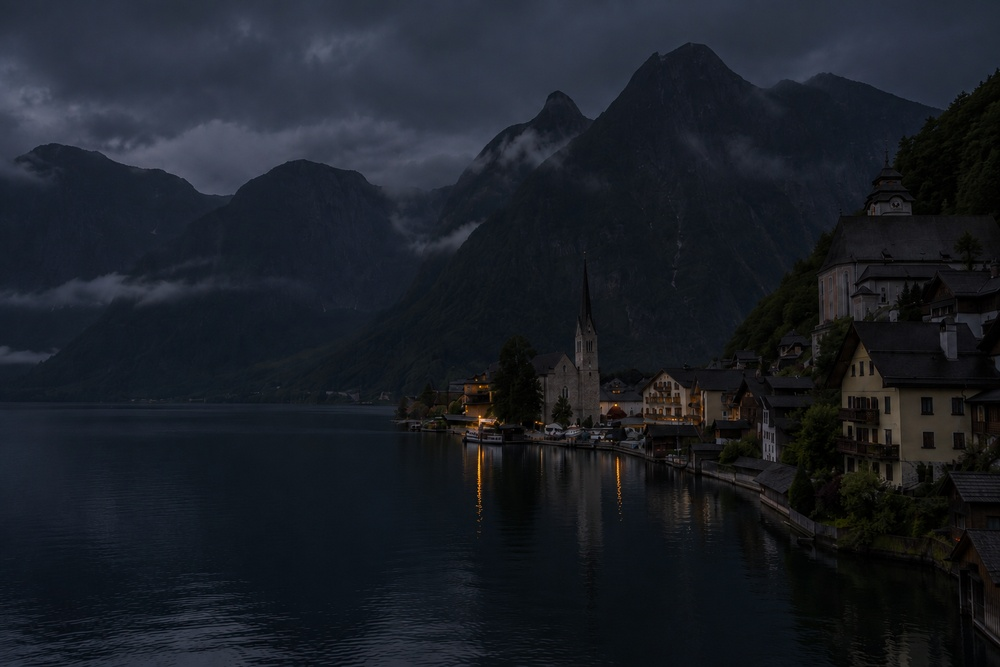
#> input picture lab2/data/histogram.jpg, 1000 x 667 px, shrunk from 1536 x 1024 before the run
$ python 1-b.py
#> lines starting #> are read from the running program, lines starting #| are printed output that depends on the picture
import os
import cv2
import numpy as np

def equalize_channel(channel):
    # 計算直方圖
    hist = np.zeros(256, dtype=int)
    for pixel in channel.ravel():
        hist[pixel] += 1

    # 計算累計分佈 (CDF)
    total_pixels = channel.size
    cdf = np.zeros(256, dtype=float)
    current_sum = 0
    for i in range(256):
        current_sum += hist[i]
        cdf[i] = current_sum / total_pixels

    # 映射表
    lut = np.round(cdf * 255).astype(np.uint8)
    return lut[channel]

def main():
    os.makedirs("./output", exist_ok=True)
    img_path = "./data/histogram.jpg"
    img = cv2.imread(img_path)
#> img is the input picture: shape (667, 1000, 3); mean B, G, R 38.5, 30.9, 26.6
    if img is None:
        raise FileNotFoundError(f"找不到圖片：{img_path}")

    # BGR 轉 HSV
    hsv = cv2.cvtColor(img, cv2.COLOR_BGR2HSV)
#> hsv: shape (667, 1000, 3); mean H, S, V 96.4, 97.2, 39.7
    h, s, v = cv2.split(hsv)
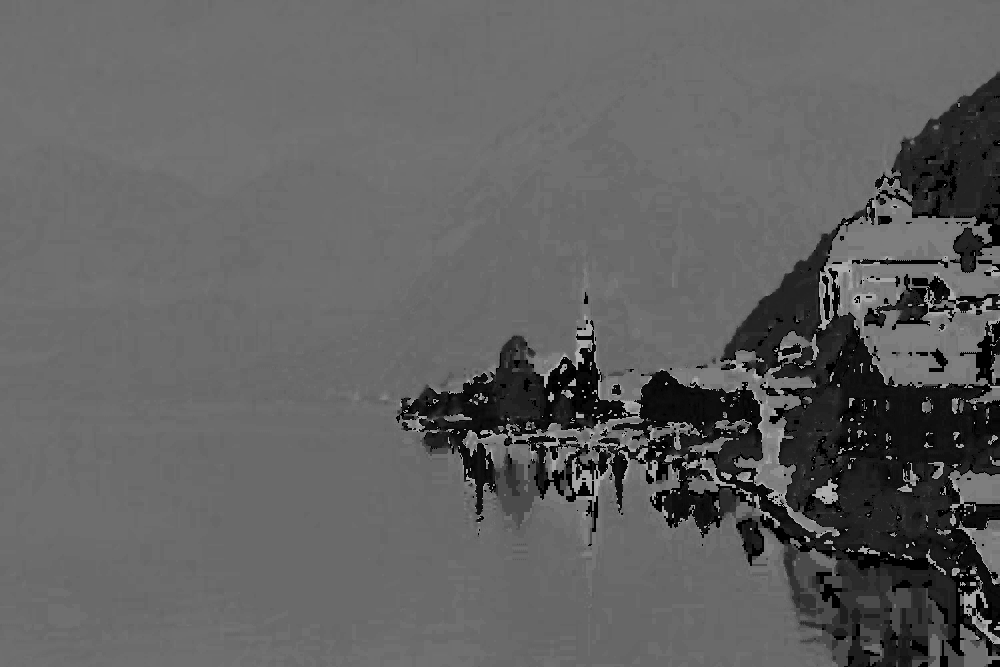
#> h: shape (667, 1000); min 0, max 179, mean 96.4
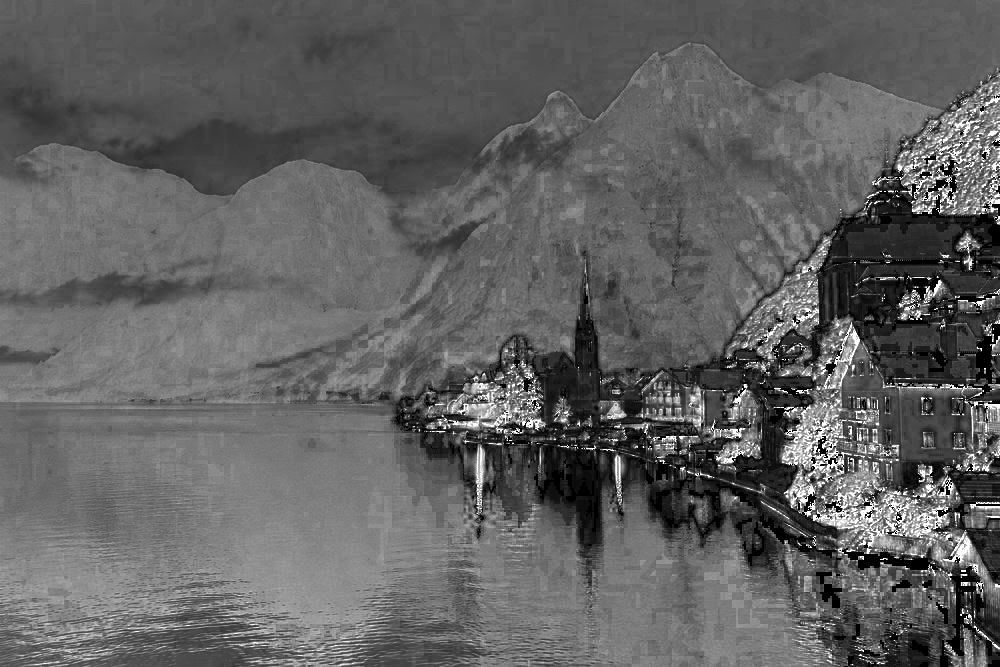
#> s: shape (667, 1000); min 0, max 255, mean 97.2
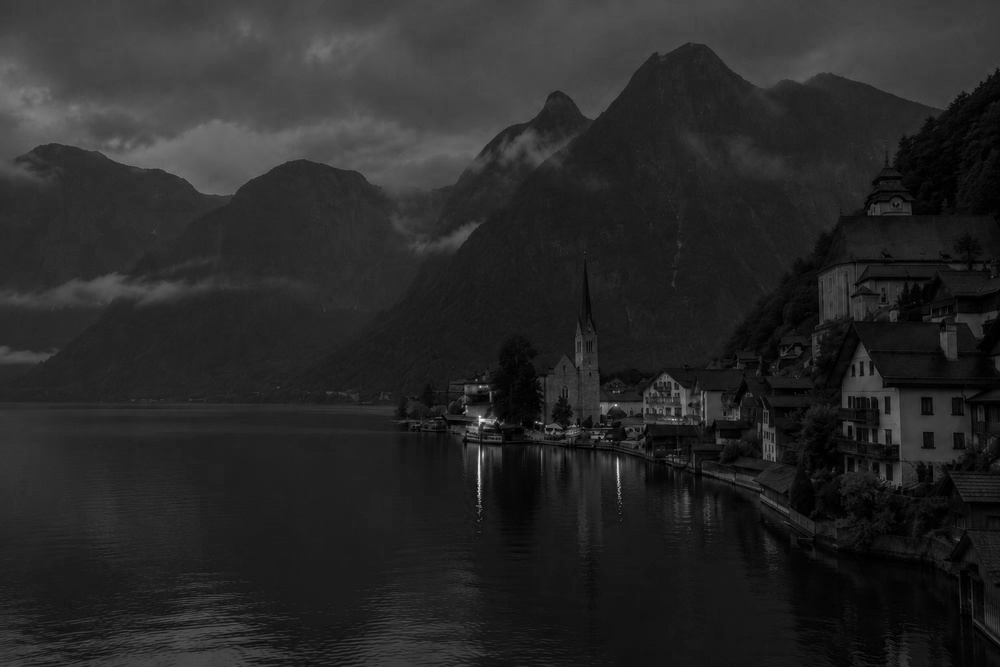
#> v: shape (667, 1000); min 0, max 255, mean 39.7

    # 僅對 V 通道 (明度) 做直方圖等化
    v_eq = equalize_channel(v)
#> the loop in equalize_channel, `for pixel in channel.ravel():` made 667000 passes
#> pixel on passes 1 to 3: 56, 56, 57
#> after the loop in equalize_channel, `for pixel in channel.ravel():`: hist = 256 values, max 20684 at index 27, min 0 at index 152, mean 2605.5
#> the loop in equalize_channel, `for i in range(256):` made 256 passes
#> current_sum on passes 1 to 3: 1465, 3883, 6710
#> after the loop in equalize_channel, `for i in range(256):`: cdf = 256 values from 0.0022 to 1; current_sum = 667000
#> in equalize_channel, `lut = np.round(cdf * 255).astype(np.uint8)`: lut = 256 values from 1 to 255
#> in equalize_channel, `return lut[channel]`:
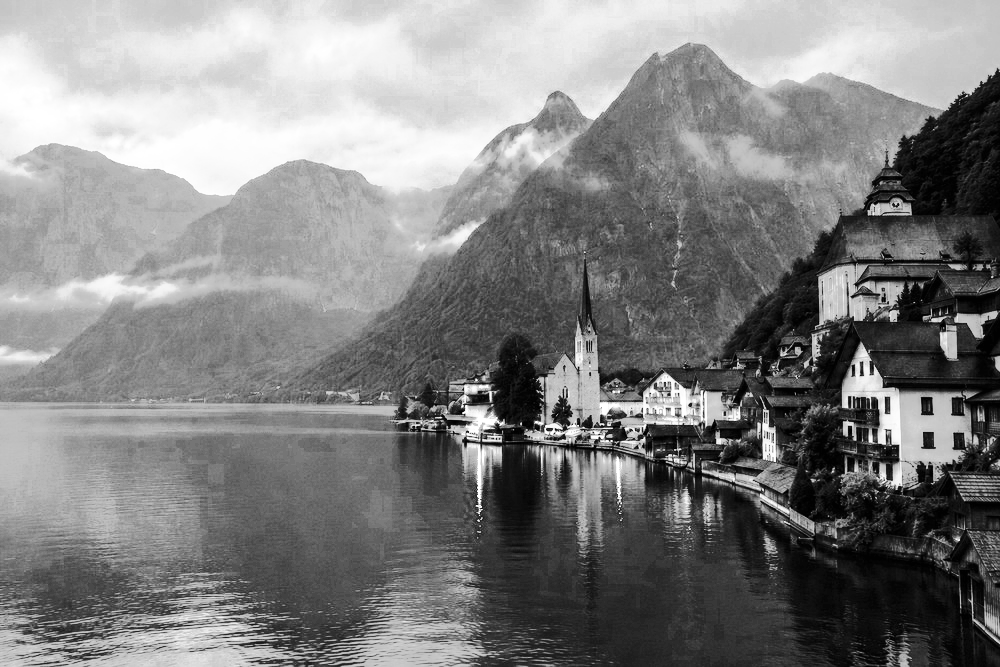
#> returned value: shape (667, 1000); min 1, max 255, mean 129.5

    # 合併回 HSV 並轉換回 BGR
    hsv_eq = cv2.merge([h, s, v_eq])
#> hsv_eq: shape (667, 1000, 3); mean H, S, V 96.4, 97.2, 129.5
    output_img = cv2.cvtColor(hsv_eq, cv2.COLOR_HSV2BGR)
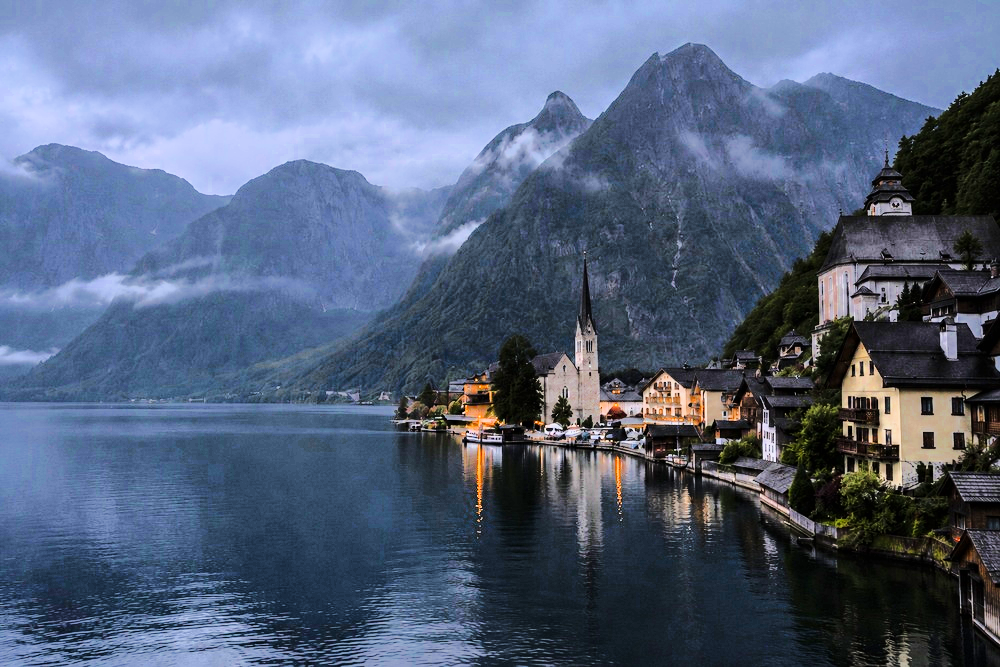
#> output_img: shape (667, 1000, 3); mean B, G, R 126.3, 99.7, 85.4

    cv2.imwrite("./output/1-b_result.jpg", output_img)
    print("已儲存 1-b 影像結果至 ./output/1-b_result.jpg")

if __name__ == "__main__":
    main()
